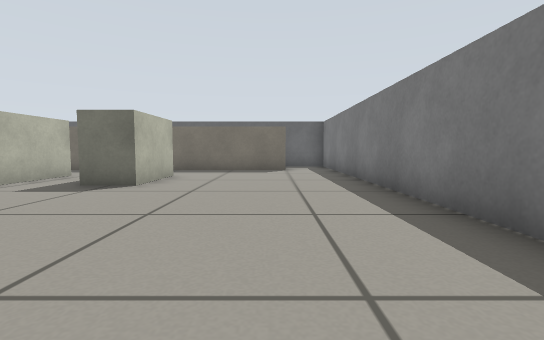
[1] (above)

18 first-person views from a walk through a world built for the Gazebo simulator. The camera is 0.39 m above the floor, tilts 4° down and sees 85° across. The floor is counted in squares, 0.5 m on a side. Each view is taken from the middle of a square. On the plan, view 1 faces up. The plan holds only what a view shows up to about 10 squares ahead; the rest is blank.

[2]
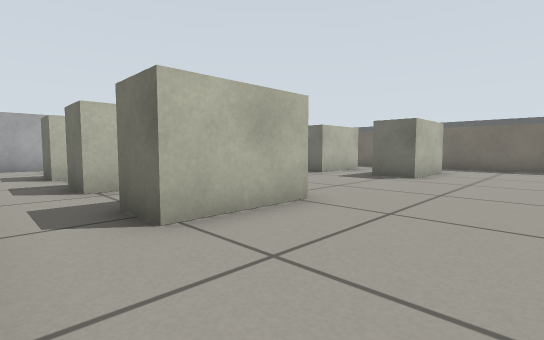

[3]
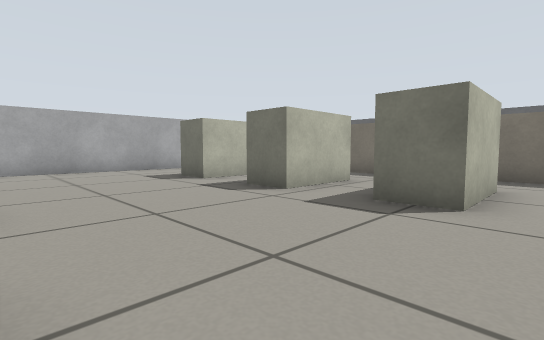

[4]
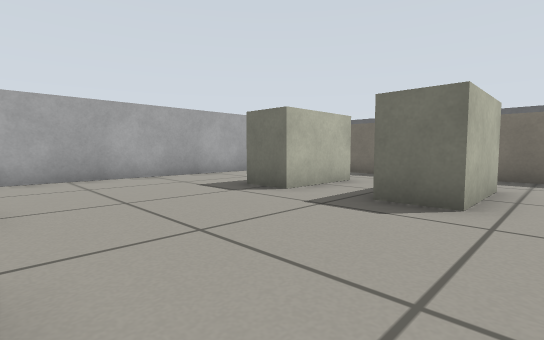

[5]
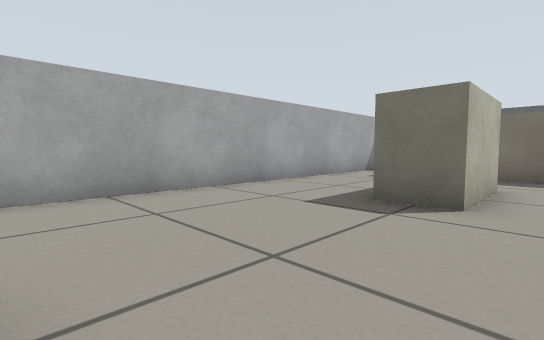

[6]
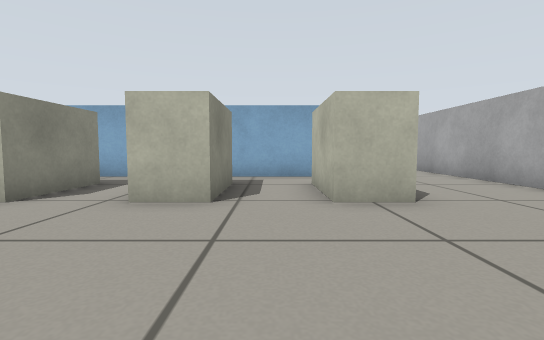

[7]
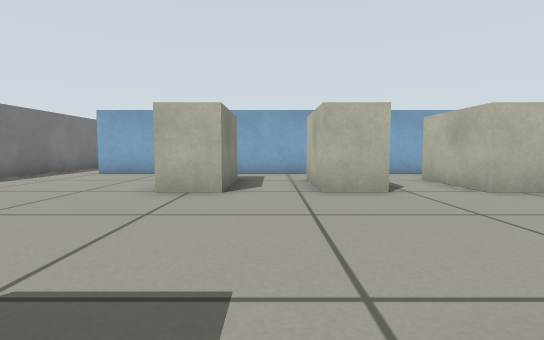

[8]
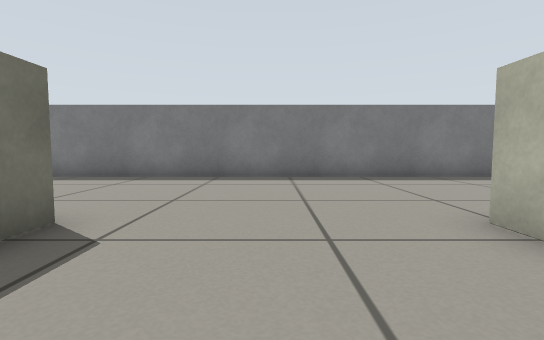

[9]
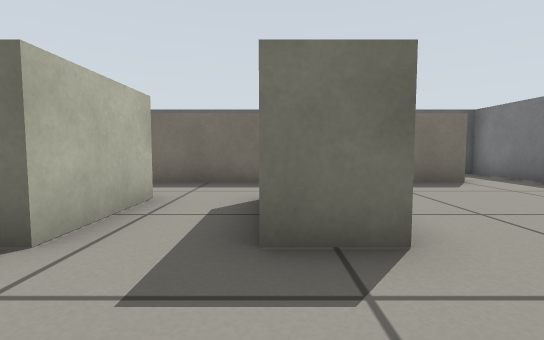

[10]
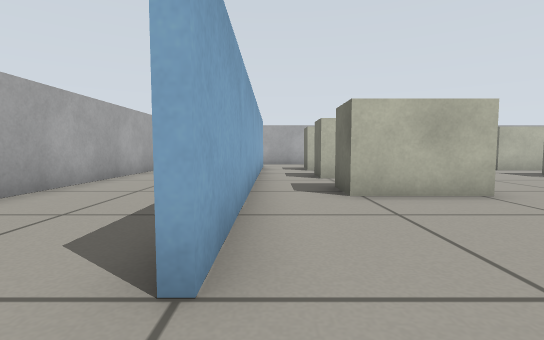

[11]
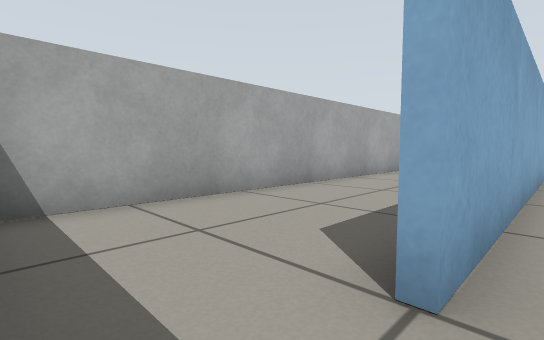

[12]
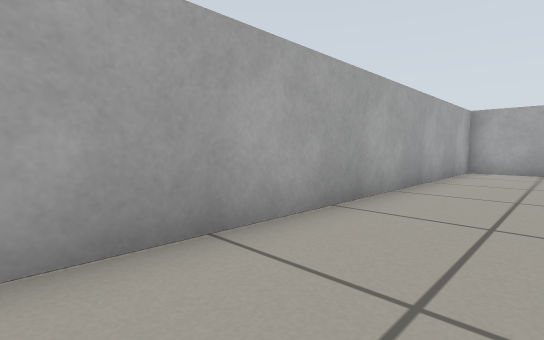

[13]
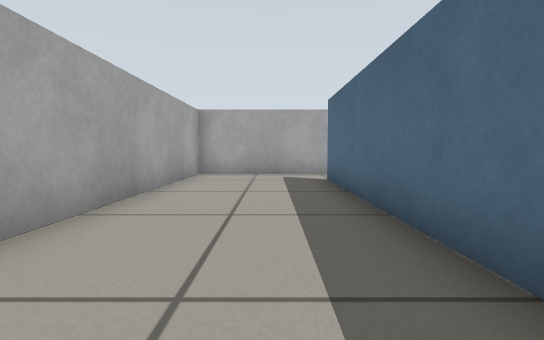

[14]
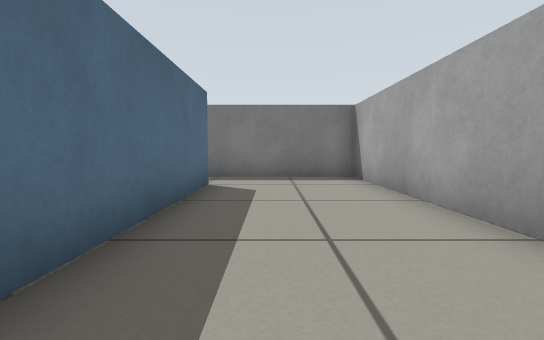

[15]
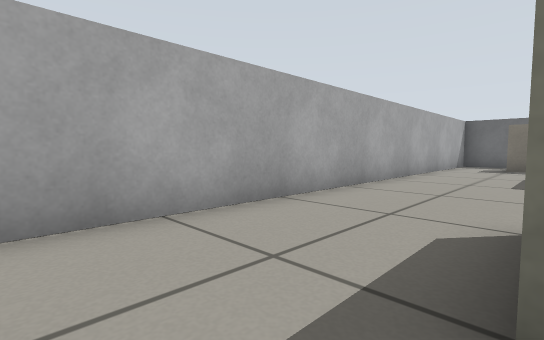

[16]
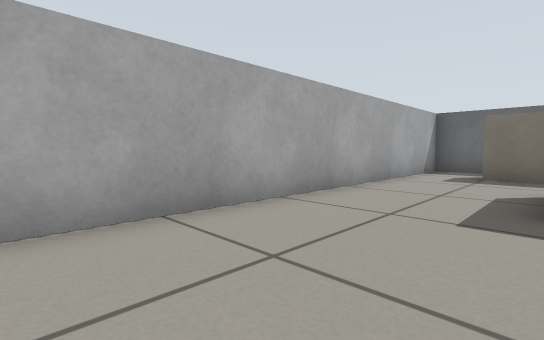

[17]
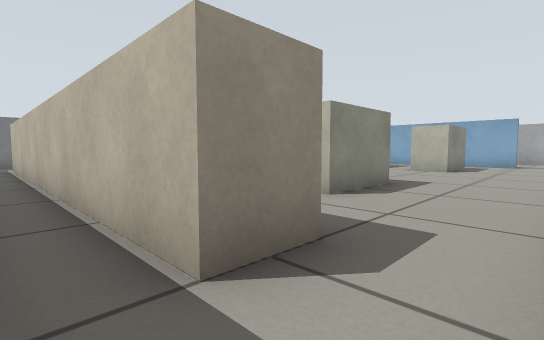

[18]
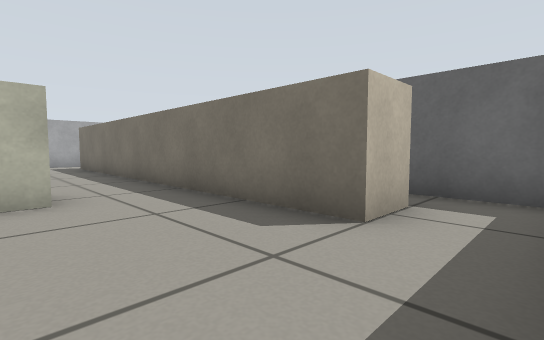

### Floor plan
Points are (right, up) in squares from view 1. A wall is a line through its corners. A room is listed if a view was taken in it or the views show most of it. See-through windows are left out.
Room 1 (views 1, 2, 3, 4, 5, 6, 7, 8, 9, 10, 11, 15, 16, 18)
walls: (-9.9, -2.4) (0.5, -2.4); (0.5, 10.9) (-11.5, 10.9); (-13.3, 10.5) (-13.3, -2.6); (2.3, -2.6) (2.3, 10.6)
ways out: opening at (-12.5, -3) to room 2; opening at (1.5, -3) to room 2; opening at (-12.5, 11.5) to room 3; opening at (1.5, 11.5) to room 3
objects: white box (-10, 0) to (-9, 1); white box (-10, 7) to (-9, 8); white box (-7, 0) to (-6, 1); white box (-7, 7) to (-6, 8); white box (-4, 0) to (-3, 1); white box (-4, 7) to (-3, 8)
Room 2 (views 12, 13, 14)
walls: (0.5, -2.6) (-11.5, -2.6); (-13.3, -2.6) (-13.3, -6.3) (2.3, -6.3) (2.3, -2.6)
ways out: opening at (-12.5, -3) to room 1; opening at (1.5, -3) to room 1
Room 3 (view 17)
walls: (-11.5, 10.9) (-11.5, 12.1) (0.5, 12.1) (0.5, 10.9); (-11.9, 13.3) (-13, 13.3); (-13.3, 13) (-13.3, 10.5); (2.3, 10.6) (2.3, 13.3) (0, 13.3)
ways out: opening at (-12.5, 11.5) to room 1; opening at (1.5, 11.5) to room 1

Positions as (right, up) in squares from view 1, and headings:
1: (0, 0), facing up
2: (0, -2), facing up-left
3: (-2, 2), facing up-left
4: (-5, 2), facing up-left
5: (-8, 2), facing up-left
6: (-8, 6), facing down
7: (-5, 7), facing down
8: (-6, 4), facing right
9: (-4, 4), facing up
10: (2, -2), facing left
11: (2, -2), facing down-left
12: (-2, -4), facing down-left
13: (-4, -4), facing left
14: (-6, -4), facing right
15: (-10, -2), facing up-left
16: (-10, 2), facing up-left
17: (-13, 13), facing down-right
18: (2, 8), facing up-left
